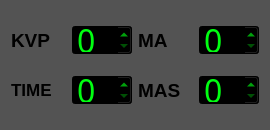
<?xml version="1.0" encoding="UTF-8"?>
<ui version="4.0">
 <class>ExposureControlWidget</class>
 <widget class="QWidget" name="ExposureControlWidget">
  <property name="geometry">
   <rect>
    <x>0</x>
    <y>0</y>
    <width>270</width>
    <height>130</height>
   </rect>
  </property>
  <property name="sizePolicy">
   <sizepolicy hsizetype="Fixed" vsizetype="Fixed">
    <horstretch>0</horstretch>
    <verstretch>0</verstretch>
   </sizepolicy>
  </property>
  <property name="minimumSize">
   <size>
    <width>270</width>
    <height>130</height>
   </size>
  </property>
  <property name="font">
   <font>
    <pointsize>11</pointsize>
   </font>
  </property>
  <property name="windowTitle">
   <string>Form</string>
  </property>
  <property name="styleSheet">
   <string notr="true">background-color: rgb(83, 83, 83);</string>
  </property>
  <layout class="QVBoxLayout" name="verticalLayout">
   <item>
    <layout class="QHBoxLayout" name="horizontalLayout_6">
     <item>
      <layout class="QHBoxLayout" name="horizontalLayout">
       <item>
        <widget class="QLabel" name="kvpLbl">
         <property name="minimumSize">
          <size>
           <width>0</width>
           <height>30</height>
          </size>
         </property>
         <property name="maximumSize">
          <size>
           <width>16777215</width>
           <height>30</height>
          </size>
         </property>
         <property name="font">
          <font>
           <pointsize>14</pointsize>
           <bold>true</bold>
          </font>
         </property>
         <property name="text">
          <string>KVP</string>
         </property>
        </widget>
       </item>
       <item>
        <widget class="QSpinBox" name="kvpSpinBox">
         <property name="minimumSize">
          <size>
           <width>60</width>
           <height>30</height>
          </size>
         </property>
         <property name="maximumSize">
          <size>
           <width>60</width>
           <height>30</height>
          </size>
         </property>
         <property name="font">
          <font>
           <family>7-Segment</family>
           <pointsize>24</pointsize>
          </font>
         </property>
         <property name="styleSheet">
          <string notr="true">background-color: rgb(0, 0, 0);
color: rgb(0, 255, 17);</string>
         </property>
         <property name="minimum">
          <number>0</number>
         </property>
         <property name="maximum">
          <number>300</number>
         </property>
         <property name="singleStep">
          <number>1</number>
         </property>
         <property name="value">
          <number>0</number>
         </property>
        </widget>
       </item>
      </layout>
     </item>
     <item>
      <layout class="QHBoxLayout" name="horizontalLayout_2">
       <item>
        <widget class="QLabel" name="maLbl">
         <property name="minimumSize">
          <size>
           <width>0</width>
           <height>30</height>
          </size>
         </property>
         <property name="maximumSize">
          <size>
           <width>16777215</width>
           <height>30</height>
          </size>
         </property>
         <property name="font">
          <font>
           <pointsize>14</pointsize>
           <bold>true</bold>
          </font>
         </property>
         <property name="text">
          <string>MA</string>
         </property>
        </widget>
       </item>
       <item>
        <widget class="QSpinBox" name="maSpinBox">
         <property name="minimumSize">
          <size>
           <width>60</width>
           <height>30</height>
          </size>
         </property>
         <property name="maximumSize">
          <size>
           <width>60</width>
           <height>30</height>
          </size>
         </property>
         <property name="font">
          <font>
           <family>7-Segment</family>
           <pointsize>24</pointsize>
          </font>
         </property>
         <property name="styleSheet">
          <string notr="true">background-color: rgb(0, 0, 0);
color: rgb(0, 255, 17);</string>
         </property>
         <property name="minimum">
          <number>0</number>
         </property>
         <property name="maximum">
          <number>250</number>
         </property>
         <property name="value">
          <number>0</number>
         </property>
        </widget>
       </item>
      </layout>
     </item>
    </layout>
   </item>
   <item>
    <layout class="QHBoxLayout" name="horizontalLayout_5">
     <item>
      <layout class="QHBoxLayout" name="horizontalLayout_4">
       <item>
        <widget class="QLabel" name="timeLbl">
         <property name="minimumSize">
          <size>
           <width>0</width>
           <height>30</height>
          </size>
         </property>
         <property name="maximumSize">
          <size>
           <width>16777215</width>
           <height>30</height>
          </size>
         </property>
         <property name="font">
          <font>
           <pointsize>13</pointsize>
           <bold>true</bold>
          </font>
         </property>
         <property name="text">
          <string>TIME</string>
         </property>
        </widget>
       </item>
       <item>
        <widget class="QSpinBox" name="timeSpinBox">
         <property name="minimumSize">
          <size>
           <width>60</width>
           <height>30</height>
          </size>
         </property>
         <property name="maximumSize">
          <size>
           <width>60</width>
           <height>30</height>
          </size>
         </property>
         <property name="font">
          <font>
           <family>7-Segment</family>
           <pointsize>24</pointsize>
          </font>
         </property>
         <property name="styleSheet">
          <string notr="true">background-color: rgb(0, 0, 0);
color: rgb(0, 255, 17);</string>
         </property>
         <property name="minimum">
          <number>0</number>
         </property>
         <property name="maximum">
          <number>400</number>
         </property>
         <property name="value">
          <number>0</number>
         </property>
        </widget>
       </item>
      </layout>
     </item>
     <item>
      <layout class="QHBoxLayout" name="horizontalLayout_3">
       <item>
        <widget class="QLabel" name="masLbl">
         <property name="minimumSize">
          <size>
           <width>0</width>
           <height>30</height>
          </size>
         </property>
         <property name="maximumSize">
          <size>
           <width>16777215</width>
           <height>30</height>
          </size>
         </property>
         <property name="font">
          <font>
           <pointsize>14</pointsize>
           <bold>true</bold>
          </font>
         </property>
         <property name="text">
          <string>MAS</string>
         </property>
        </widget>
       </item>
       <item>
        <widget class="QSpinBox" name="masSpinBox">
         <property name="minimumSize">
          <size>
           <width>60</width>
           <height>30</height>
          </size>
         </property>
         <property name="maximumSize">
          <size>
           <width>60</width>
           <height>30</height>
          </size>
         </property>
         <property name="font">
          <font>
           <family>7-Segment</family>
           <pointsize>24</pointsize>
          </font>
         </property>
         <property name="styleSheet">
          <string notr="true">background-color: rgb(0, 0, 0);
color: rgb(0, 255, 17);</string>
         </property>
         <property name="minimum">
          <number>0</number>
         </property>
         <property name="maximum">
          <number>400</number>
         </property>
         <property name="value">
          <number>0</number>
         </property>
        </widget>
       </item>
      </layout>
     </item>
    </layout>
   </item>
  </layout>
 </widget>
 <resources/>
 <connections/>
</ui>
